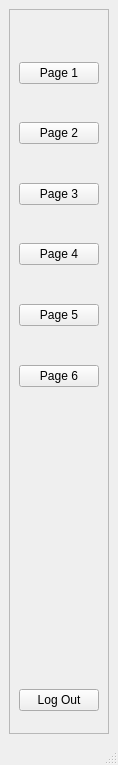
<?xml version="1.0" encoding="UTF-8"?>
<ui version="4.0">
 <class>MainWindow</class>
 <widget class="QMainWindow" name="MainWindow">
  <property name="geometry">
   <rect>
    <x>0</x>
    <y>0</y>
    <width>118</width>
    <height>765</height>
   </rect>
  </property>
  <property name="windowTitle">
   <string>MainWindow</string>
  </property>
  <widget class="QWidget" name="centralwidget">
   <layout class="QHBoxLayout" name="horizontalLayout">
    <item alignment="Qt::AlignmentFlag::AlignLeft">
     <widget class="QFrame" name="frame">
      <property name="frameShape">
       <enum>QFrame::Shape::StyledPanel</enum>
      </property>
      <property name="frameShadow">
       <enum>QFrame::Shadow::Raised</enum>
      </property>
      <layout class="QVBoxLayout" name="verticalLayout">
       <item>
        <spacer name="verticalSpacer_2">
         <property name="orientation">
          <enum>Qt::Orientation::Vertical</enum>
         </property>
         <property name="sizeType">
          <enum>QSizePolicy::Policy::Maximum</enum>
         </property>
         <property name="sizeHint" stdset="0">
          <size>
           <width>30</width>
           <height>43</height>
          </size>
         </property>
        </spacer>
       </item>
       <item>
        <widget class="QPushButton" name="Page1Btn">
         <property name="text">
          <string>Page 1</string>
         </property>
        </widget>
       </item>
       <item>
        <spacer name="verticalSpacer">
         <property name="orientation">
          <enum>Qt::Orientation::Vertical</enum>
         </property>
         <property name="sizeType">
          <enum>QSizePolicy::Policy::Maximum</enum>
         </property>
         <property name="sizeHint" stdset="0">
          <size>
           <width>20</width>
           <height>32</height>
          </size>
         </property>
        </spacer>
       </item>
       <item>
        <widget class="QPushButton" name="Page2Btn">
         <property name="text">
          <string>Page 2</string>
         </property>
        </widget>
       </item>
       <item>
        <spacer name="verticalSpacer_4">
         <property name="orientation">
          <enum>Qt::Orientation::Vertical</enum>
         </property>
         <property name="sizeType">
          <enum>QSizePolicy::Policy::Maximum</enum>
         </property>
         <property name="sizeHint" stdset="0">
          <size>
           <width>20</width>
           <height>33</height>
          </size>
         </property>
        </spacer>
       </item>
       <item>
        <widget class="QPushButton" name="Page3Btn">
         <property name="text">
          <string>Page 3</string>
         </property>
        </widget>
       </item>
       <item>
        <spacer name="verticalSpacer_6">
         <property name="orientation">
          <enum>Qt::Orientation::Vertical</enum>
         </property>
         <property name="sizeType">
          <enum>QSizePolicy::Policy::Maximum</enum>
         </property>
         <property name="sizeHint" stdset="0">
          <size>
           <width>20</width>
           <height>32</height>
          </size>
         </property>
        </spacer>
       </item>
       <item>
        <widget class="QPushButton" name="Page4Btn">
         <property name="text">
          <string>Page 4</string>
         </property>
        </widget>
       </item>
       <item>
        <spacer name="verticalSpacer_7">
         <property name="orientation">
          <enum>Qt::Orientation::Vertical</enum>
         </property>
         <property name="sizeType">
          <enum>QSizePolicy::Policy::Maximum</enum>
         </property>
         <property name="sizeHint" stdset="0">
          <size>
           <width>20</width>
           <height>33</height>
          </size>
         </property>
        </spacer>
       </item>
       <item>
        <widget class="QPushButton" name="Page5Btn">
         <property name="text">
          <string>Page 5</string>
         </property>
        </widget>
       </item>
       <item>
        <spacer name="verticalSpacer_8">
         <property name="orientation">
          <enum>Qt::Orientation::Vertical</enum>
         </property>
         <property name="sizeType">
          <enum>QSizePolicy::Policy::Maximum</enum>
         </property>
         <property name="sizeHint" stdset="0">
          <size>
           <width>20</width>
           <height>33</height>
          </size>
         </property>
        </spacer>
       </item>
       <item>
        <widget class="QPushButton" name="Page6Btn">
         <property name="text">
          <string>Page 6</string>
         </property>
        </widget>
       </item>
       <item>
        <spacer name="verticalSpacer_3">
         <property name="orientation">
          <enum>Qt::Orientation::Vertical</enum>
         </property>
         <property name="sizeHint" stdset="0">
          <size>
           <width>20</width>
           <height>189</height>
          </size>
         </property>
        </spacer>
       </item>
       <item>
        <widget class="QPushButton" name="LogOutBtn">
         <property name="text">
          <string>Log Out</string>
         </property>
        </widget>
       </item>
       <item>
        <spacer name="verticalSpacer_5">
         <property name="orientation">
          <enum>Qt::Orientation::Vertical</enum>
         </property>
         <property name="sizeType">
          <enum>QSizePolicy::Policy::Maximum</enum>
         </property>
         <property name="sizeHint" stdset="0">
          <size>
           <width>13</width>
           <height>13</height>
          </size>
         </property>
        </spacer>
       </item>
      </layout>
     </widget>
    </item>
   </layout>
  </widget>
  <widget class="QMenuBar" name="menubar">
   <property name="geometry">
    <rect>
     <x>0</x>
     <y>0</y>
     <width>118</width>
     <height>21</height>
    </rect>
   </property>
  </widget>
  <widget class="QStatusBar" name="statusbar"/>
 </widget>
 <resources/>
 <connections/>
</ui>
